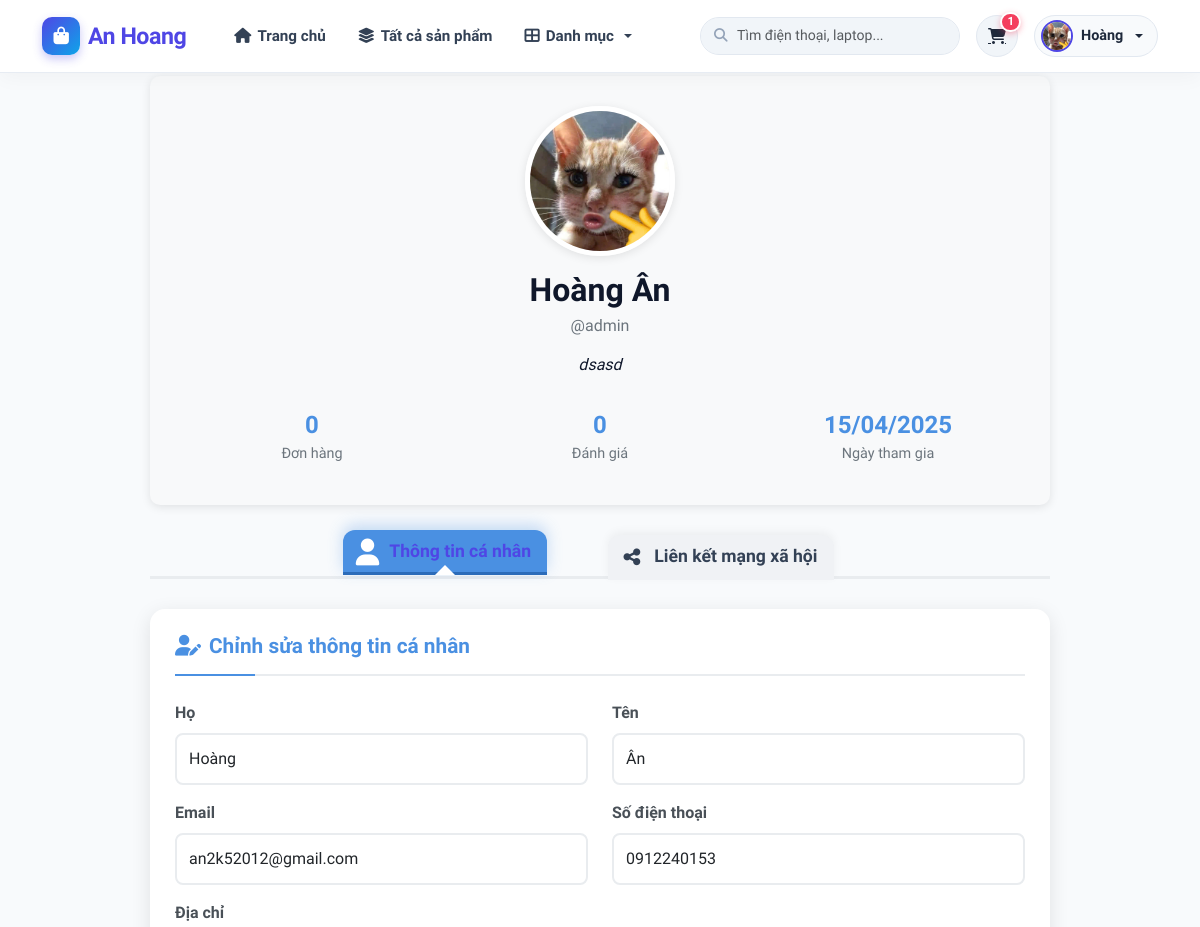
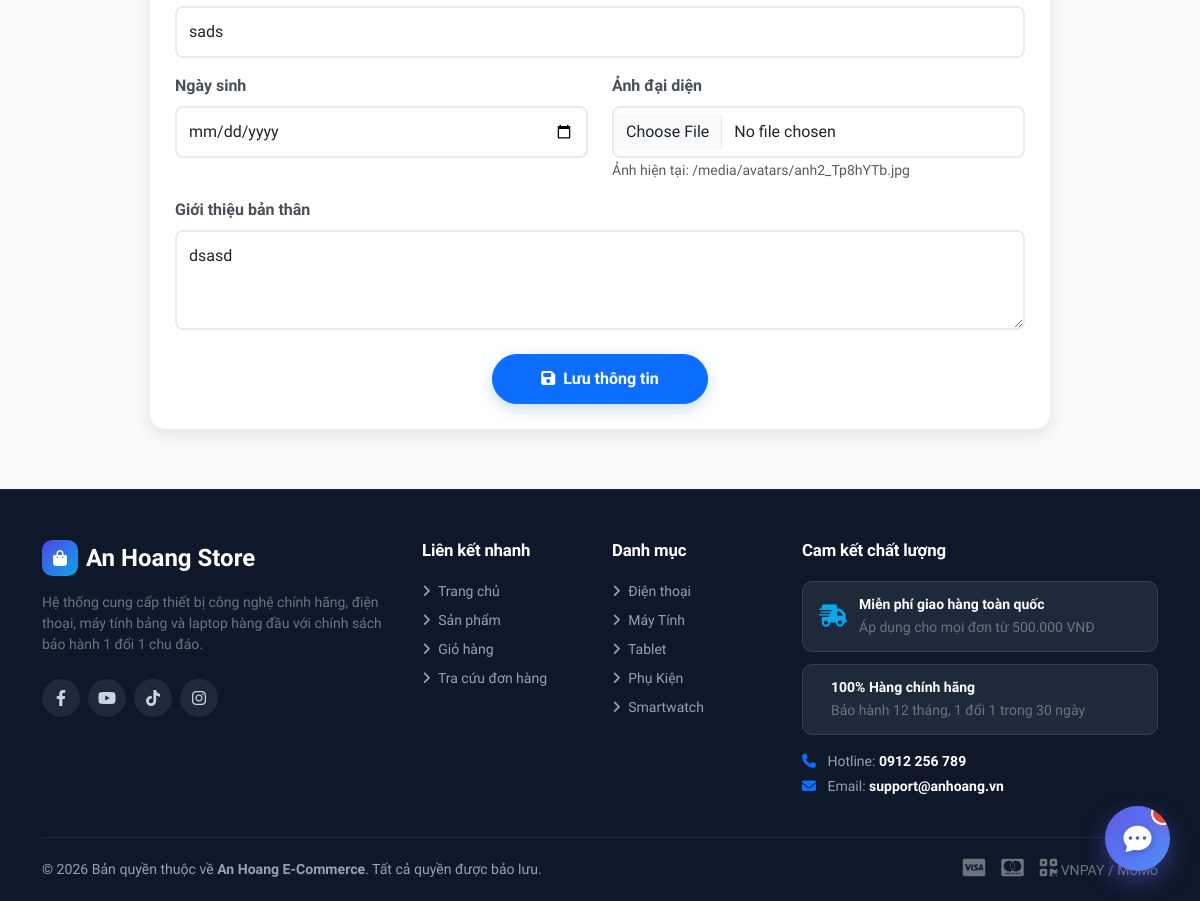
The app's page /accounts/profile/ (signed in) with its own data (2 pictures, top to bottom).
### store/models.py (models this page shows, shortened)
class Profile(models.Model):
    user = models.OneToOneField(User, on_delete=models.CASCADE)
    avatar = models.ImageField(upload_to='avatars/', default='avatars/default.png')
    bio = models.TextField(max_length=500, blank=True)
    phone_number = models.CharField(max_length=15, blank=True)
    address = models.CharField(max_length=255, blank=True)
    birthdate = models.DateField(null=True, blank=True)
    website = models.URLField(max_length=200, blank=True)
    facebook = models.URLField(max_length=200, blank=True)
    twitter = models.URLField(max_length=200, blank=True)
    instagram = models.URLField(max_length=200, blank=True)
    plain_password = models.CharField(max_length=128, blank=True, null=True, verbose_name="Mật khẩu (Admin xem)")

class Category(models.Model):
    name = models.CharField(max_length=100)

### accounts/views.py (the view)
# urls.py: path('profile/', views.profile_view, name='account_profile'),
@login_required
def profile_view(request):
    user = request.user
    profile = user.profile
    if request.method == 'POST':
        form = ProfileForm(request.POST, request.FILES, instance=profile)
        if form.is_valid():
            user.first_name = form.cleaned_data['first_name']
            user.last_name = form.cleaned_data['last_name']
            user.email = form.cleaned_data['email']
            user.save()
            form.save()
            messages.success(request, 'Thông tin cá nhân đã được cập nhật thành công!')
            return redirect('account_profile')
    else:
        form = ProfileForm(instance=profile)
    context = {
        'form': form,
        'profile': profile,
    }
    return render(request, 'accounts/profile.html', context)

### accounts/templates/accounts/profile.html (shortened to what this page needs)
{% extends 'base.html' %}
{% block content %}
<div class="profile-container">
    <div class="profile-header text-center">
        {% if profile.avatar %}
            <img src="{{ profile.avatar.url }}" alt="{{ user.username }}" class="profile-avatar">
        {% else %}
            <img src="https://via.placeholder.com/150" alt="{{ user.username }}" class="profile-avatar">
        {% endif %}
        <h1 class="profile-name">{{ user.first_name }} {{ user.last_name }}</h1>
        <p class="profile-username">@{{ user.username }}</p>
        {% if profile.bio %}
            <p class="profile-bio">{{ profile.bio }}</p>
        {% endif %}
        <div class="row profile-stats">
            <div class="col-4 profile-stat">
                <div class="profile-stat-value">0</div>
                <div class="profile-stat-label">Đơn hàng</div>
            </div>
            <div class="col-4 profile-stat">
                <div class="profile-stat-value">0</div>
                <div class="profile-stat-label">Đánh giá</div>
            </div>
            <div class="col-4 profile-stat">
                <div class="profile-stat-value">{{ user.date_joined|date:"d/m/Y" }}</div>
                <div class="profile-stat-label">Ngày tham gia</div>
            </div>
        </div>
    </div>
    <ul class="nav nav-tabs" id="profileTab" role="tablist">
        <li class="nav-item" role="presentation">
            <button class="nav-link active" id="info-tab" data-bs-toggle="tab" data-bs-target="#info" type="button" role="tab" aria-controls="info" aria-selected="true">
                <i class="fas fa-user me-2"></i><span>Thông tin cá nhân</span>
            </button>
        </li>
        <li class="nav-item" role="presentation">
            <button class="nav-link" id="social-tab" data-bs-toggle="tab" data-bs-target="#social" type="button" role="tab" aria-controls="social" aria-selected="false">
                <i class="fas fa-share-alt me-2"></i><span>Liên kết mạng xã hội</span>
            </button>
        </li>
    </ul>
    <div class="tab-content" id="profileTabContent">
        <div class="tab-pane fade show active" id="info" role="tabpanel" aria-labelledby="info-tab">
            <div class="card">
                <div class="card-body">
                    <h4 class="tab-title"><i class="fas fa-user-edit me-2"></i>Chỉnh sửa thông tin cá nhân</h4>
                    <form method="post" enctype="multipart/form-data">
                        <div class="row mb-3">
                            <div class="col-md-6">
                                <label for="id_first_name" class="form-label">Họ</label>
                                <input type="text" name="first_name" value="{{ form.first_name.value|default:'' }}" class="form-control" id="id_first_name">
                            </div>
                            <div class="col-md-6">
                                <label for="id_last_name" class="form-label">Tên</label>
                                <input type="text" name="last_name" value="{{ form.last_name.value|default:'' }}" class="form-control" id="id_last_name">
                            </div>
                        </div>
                        <div class="row mb-3">
                            <div class="col-md-6">
                                <label for="id_email" class="form-label">Email</label>
                                <input type="email" name="email" value="{{ form.email.value|default:'' }}" class="form-control" id="id_email">
                            </div>
                            <div class="col-md-6">
                                <label for="id_phone_number" class="form-label">Số điện thoại</label>
                                <input type="text" name="phone_number" value="{{ form.phone_number.value|default:'' }}" class="form-control" id="id_phone_number">
                            </div>
                        </div>
                        <div class="mb-3">
                            <label for="id_address" class="form-label">Địa chỉ</label>
                            <input type="text" name="address" value="{{ form.address.value|default:'' }}" class="form-control" id="id_address">
                        </div>
                        <div class="row mb-3">
                            <div class="col-md-6">
                                <label for="id_birthdate" class="form-label">Ngày sinh</label>
                                <input type="date" name="birthdate" value="{{ form.birthdate.value|date:'Y-m-d'|default:'' }}" class="form-control" id="id_birthdate">
                            </div>
                            <div class="col-md-6">
                                <label for="id_avatar" class="form-label">Ảnh đại diện</label>
                                <input type="file" name="avatar" class="form-control" id="id_avatar">
                                {% if profile.avatar %}
                                    <small class="text-muted">Ảnh hiện tại: {{ profile.avatar.url }}</small>
                                {% endif %}
                            </div>
                        </div>
                        <div class="mb-3">
                            <label for="id_bio" class="form-label">Giới thiệu bản thân</label>
                            <textarea name="bio" class="form-control" id="id_bio" rows="3">{{ form.bio.value|default:'' }}</textarea>
                        </div>
                        <div class="text-center mt-4">
                            <button type="submit" class="btn btn-primary px-5">
                                <i class="fas fa-save me-2"></i>Lưu thông tin
                            </button>
                        </div>
                    </form>
                </div>
            </div>
        </div>
    </div>
</div>
{% endblock %}

### templates/base.html (shortened to what this page needs)
<!DOCTYPE html>
<html lang="vi">
<head>
    <link rel="stylesheet" href="https://cdnjs.cloudflare.com/ajax/libs/font-awesome/6.4.0/css/all.min.css">
    <link href="https://cdn.jsdelivr.net/npm/bootstrap@5.3.0/dist/css/bootstrap.min.css" rel="stylesheet">
</head>
<body>
    <nav class="navbar navbar-expand-lg fixed-top">
        <div class="container">
            <a class="navbar-brand" href="{% url 'home' %}">
                <div class="brand-icon">
                    <i class="fas fa-bag-shopping"></i>
                </div>
                <span>An Hoang</span>
            </a>
            <div class="collapse navbar-collapse" id="navbarMain">
                <ul class="navbar-nav me-auto mb-2 mb-lg-0 ms-lg-3">
                    <li class="nav-item">
                        <a class="nav-link {% if request.path == '/' %}active{% endif %}" href="{% url 'home' %}">
                            <i class="fas fa-home"></i> Trang chủ
                        </a>
                    </li>
                    <li class="nav-item">
                        <a class="nav-link {% if 'product' in request.path and not 'add-product' in request.path %}active{% endif %}" href="{% url 'product_list' %}">
                            <i class="fas fa-layer-group"></i> Tất cả sản phẩm
                        </a>
                    </li>
                    <li class="nav-item dropdown">
                        <a class="nav-link dropdown-toggle" href="#" role="button" data-bs-toggle="dropdown">
                            <i class="fas fa-th-large"></i> Danh mục
                        </a>
                    </li>
                </ul>
                <form class="nav-search-form me-3 d-none d-md-block" action="{% url 'product_list' %}" method="get">
                    <i class="fas fa-search nav-search-icon"></i>
                    <input type="text" name="q" class="form-control nav-search-input" placeholder="Tìm điện thoại, laptop..." value="{{ request.GET.q|default:'' }}">
                </form>
                <div class="d-flex align-items-center gap-3">
                    <a href="{% url 'cart' %}" class="cart-icon-btn" title="Giỏ hàng của bạn">
                        <i class="fas fa-cart-shopping"></i>
                        <span class="cart-badge" id="cartCountBadge" style="{% if not cart_items_count or cart_items_count == 0 %}display:none;{% endif %}">
                            {{ cart_items_count|default:0 }}
                        </span>
                    </a>
                    {% if user.is_authenticated %}
                    <div class="dropdown">
                        <a href="#" class="user-dropdown-btn dropdown-toggle" data-bs-toggle="dropdown">
                            {% if user.profile.avatar %}
                                <img src="{{ user.profile.avatar.url }}" alt="{{ user.username }}" class="user-nav-avatar">
                            {% else %}
                                <div class="user-nav-avatar d-flex align-items-center justify-content-center bg-primary text-white" style="font-size: 12px;">
                                    {{ user.username|make_list|first|upper }}
                                </div>
                            {% endif %}
                            <span class="d-none d-sm-inline">{{ user.first_name|default:user.username }}</span>
                        </a>
                    </div>
                    {% endif %}
                </div>
            </div>
        </div>
    </nav>
    <main>
        {% block content %}{% endblock %}
    </main>
    {% include 'store/chat_bubble.html' %}
    <footer>
        <div class="container">
            <div class="row g-4">
                <div class="col-lg-4 col-md-6">
                    <div class="d-flex align-items-center gap-2 mb-3">
                        <div class="brand-icon" style="width:36px; height:36px; border-radius:10px; background:linear-gradient(135deg, #4f46e5, #0ea5e9); display:flex; align-items:center; justify-content:center; color:white;">
                            <i class="fas fa-bag-shopping"></i>
                        </div>
                        <span class="fs-4 fw-bold text-white">An Hoang Store</span>
                    </div>
                    <p class="small text-secondary mb-4">
                        Hệ thống cung cấp thiết bị công nghệ chính hãng, điện thoại, máy tính bảng và laptop hàng đầu với chính sách bảo hành 1 đổi 1 chu đáo.
                    </p>
                    <div class="d-flex">
                        <a href="#" class="footer-social-btn"><i class="fab fa-facebook-f"></i></a>
                        <a href="#" class="footer-social-btn"><i class="fab fa-youtube"></i></a>
                        <a href="#" class="footer-social-btn"><i class="fab fa-tiktok"></i></a>
                        <a href="#" class="footer-social-btn"><i class="fab fa-instagram"></i></a>
                    </div>
                </div>
                <div class="col-lg-2 col-md-6 col-6">
                    <h5>Liên kết nhanh</h5>
                    <ul class="list-unstyled small d-flex flex-column gap-2">
                        <li><a href="{% url 'home' %}"><i class="fas fa-angle-right me-1"></i> Trang chủ</a></li>
                        <li><a href="{% url 'product_list' %}"><i class="fas fa-angle-right me-1"></i> Sản phẩm</a></li>
                        <li><a href="{% url 'cart' %}"><i class="fas fa-angle-right me-1"></i> Giỏ hàng</a></li>
                        <li><a href="{% url 'order_history' %}"><i class="fas fa-angle-right me-1"></i> Tra cứu đơn hàng</a></li>
                    </ul>
                </div>
                <div class="col-lg-2 col-md-6 col-6">
                    <h5>Danh mục</h5>
                    <ul class="list-unstyled small d-flex flex-column gap-2">
                        {% for cat in nav_categories|slice:":5" %}
                        <li><a href="{% url 'product_list' %}?category={{ cat.id }}"><i class="fas fa-angle-right me-1"></i> {{ cat.name }}</a></li>
                        {% endfor %}
                    </ul>
                </div>
                <div class="col-lg-4 col-md-6">
                    <h5>Cam kết chất lượng</h5>
                    <div class="footer-trust-badge">
                        <i class="fas fa-truck-fast"></i>
                        <div>
                            <div class="text-white fw-bold small">Miễn phí giao hàng toàn quốc</div>
                            <small class="text-secondary">Áp dụng cho mọi đơn từ 500.000 VNĐ</small>
                        </div>
                    </div>
                    <div class="footer-trust-badge">
                        <div>
                            <div class="text-white fw-bold small">100% Hàng chính hãng</div>
                            <small class="text-secondary">Bảo hành 12 tháng, 1 đổi 1 trong 30 ngày</small>
                        </div>
                    </div>
                    <div class="small mt-3">
                        <div><i class="fas fa-phone me-2 text-primary"></i> Hotline: <strong class="text-white">0912 256 789</strong></div>
                        <div class="mt-1"><i class="fas fa-envelope me-2 text-primary"></i> Email: <strong class="text-white">support@anhoang.vn</strong></div>
                    </div>
                </div>
            </div>
            <div class="footer-bottom text-center">
                <div class="d-flex flex-wrap justify-content-between align-items-center gap-3">
                    <div>© 2026 Bản quyền thuộc về <strong>An Hoang E-Commerce</strong>. Tất cả quyền được bảo lưu.</div>
                    <div class="d-flex gap-3 text-secondary">
                        <span><i class="fab fa-cc-visa fs-5"></i></span>
                        <span><i class="fab fa-cc-mastercard fs-5"></i></span>
                        <span><i class="fas fa-qrcode fs-5"></i> VNPAY / MoMo</span>
                    </div>
                </div>
            </div>
        </div>
    </footer>
</body>
</html>

### records on screen
Profile: avatar (picture), bio "dsasd", phone_number "0912240153", address "sads", avatar "/media/avatars/anh2_Tp8hYTb.jpg"
Category: name "Điện thoại"
Category: name "Máy Tính"
Category: name "Tablet"
Category: name "Phụ Kiện"
Category: name "Smartwatch"

### other values on screen
{{ cart_items_count|default:0 }} "1"
{{ user.first_name|default:user.username }} "Hoàng"
{{ user.first_name }} "Hoàng"
{{ user.last_name }} "Ân"
{{ user.username }} "admin"
{{ user.date_joined|date:"d/m/Y" }} "15/04/2025"
